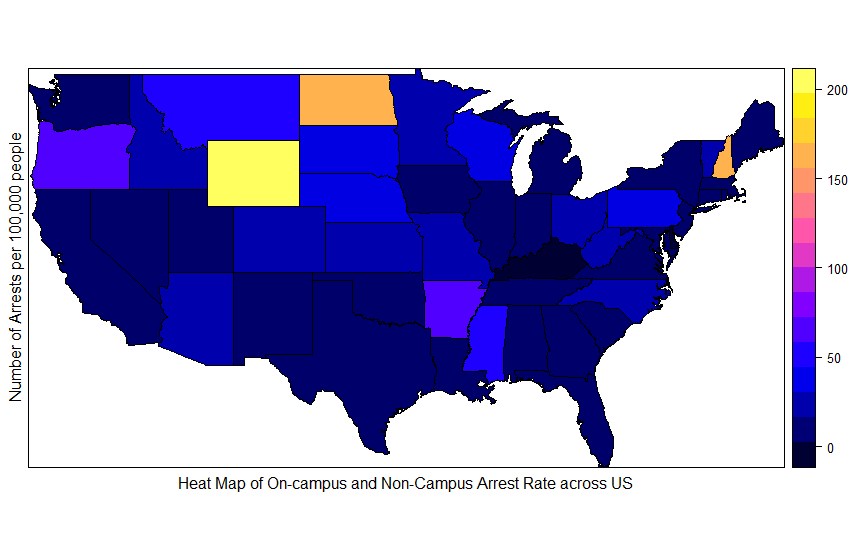

This chart was generated by the following R code:
if("RMySQL" %in% rownames(installed.packages()) == FALSE) 
{install.packages("RMySQL")}

if("maps" %in% rownames(installed.packages()) == FALSE) 
{install.packages("maps")}

if("maptools" %in% rownames(installed.packages()) == FALSE) 
{install.packages("maptools")}

if("sp" %in% rownames(installed.packages()) == FALSE) 
{install.packages("sp")}

library(RMySQL)
library(maps)
library(maptools)
library(sp)

con <- dbConnect(MySQL(),
                 user = 'rohitsaurabh',
                 password = 'rohit1991',
                 host = '50.62.209.88',
                 dbname='rkhadse')

tmp <- sprintf("
               SELECT 
               State,
               Case when SUM(Total)=0 then 0
               Else 
               FLOOR(SUM( WEAPON10 + DRUG10 + LIQUOR10 + WEAPON11 + DRUG11 + LIQUOR11 + WEAPON12 + DRUG12 + LIQUOR12) * 100000/SUM(Total))END AS ArrestRate
               FROM rkhadse.OnCampusArrest  
               UNION ALL
               SELECT 
               State,
               Case when SUM(Total)=0 then 0
               Else 
               FLOOR(SUM( WEAPON10 + DRUG10 + LIQUOR10 + WEAPON11 + DRUG11 + LIQUOR11 + WEAPON12 + DRUG12 + LIQUOR12) * 100000/SUM(Total)) END AS ArrestRate
               FROM rkhadse.NonCampusArrest
               where State != '' AND State IS NOT NULL
               GROUP BY State
               ORDER BY State")
sqlquery<-dbEscapeStrings(con, tmp)

result <- dbGetQuery(con, tmp)
dbDisconnect(con)
head(result)
textstate <- paste(result$State,collapse=" ")
textarrestrate <- paste(result$ArrestRate,collapse=" ")
combinedmapdata <- c(textstate, textarrestrate)
txt <- paste(combinedmapdata,collapse=" \n ")
txt
#Library needs following format state (newline char \n) data
#txt <- "AB  AK  AL  AN  AR  AZ  CA  CO  CT  DC  DE  EN  FL  GA  HI  IA  ID  IL  IN  KS 
#    1  21  31   1  12  56 316  53  31  16   7   1 335  63  11  42  29  73  40  2"

dat <- stack(read.table(text = txt,  header = TRUE))
#Inbuilt List of Abbrevations of States
names(dat)[2] <-'state.abb'
#Match it with our data and eliminate non-state values
dat$states <- tolower(state.name[match(dat$state.abb,  state.abb)])

mapUSA <- map('state',  fill = TRUE,  plot = FALSE)
nms <- sapply(strsplit(mapUSA$names,  ':'),  function(x)x[1])
USApolygons <- map2SpatialPolygons(mapUSA,  IDs = nms,  CRS('+proj=longlat'))

idx <- match(unique(nms),  dat$states)
dat2 <- data.frame(value = dat$value[idx], state = unique(nms))
row.names(dat2) <- unique(nms)

USAsp <- SpatialPolygonsDataFrame(USApolygons,  data = dat2)

spplot(USAsp['value'],  xlab = "Heat Map of On-campus and Non-Campus Arrest Rate across US", ylab = "Number of Arrests per 100,000 people")
